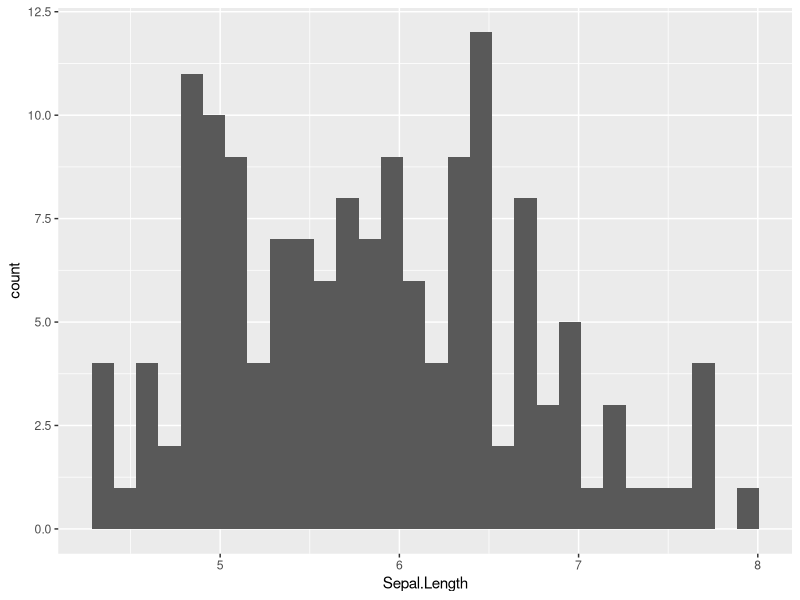
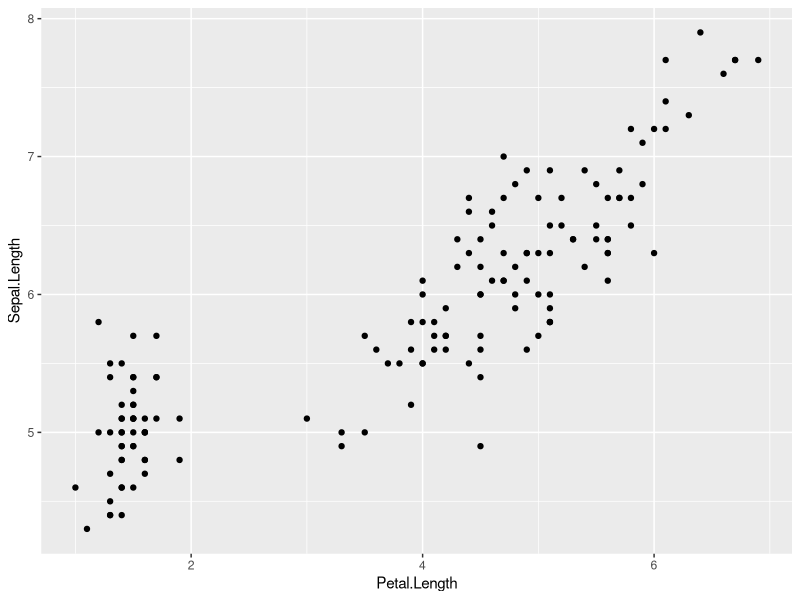
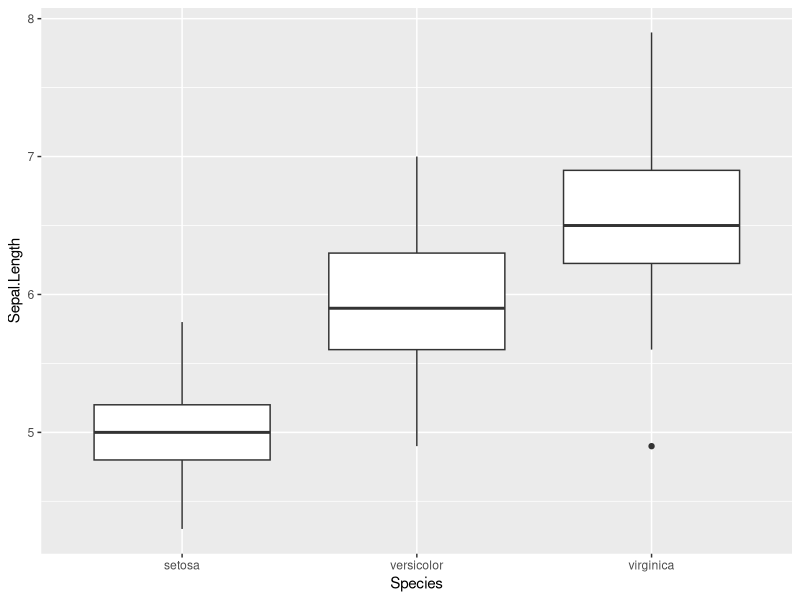
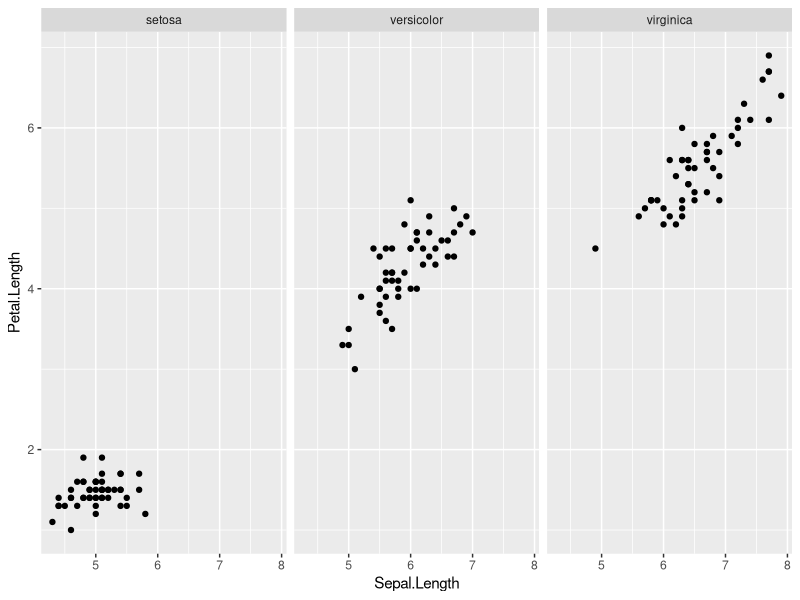

The R source for these figures, in order:
## ---- chunk 1
# To install R packages (works for most packages)

install.packages("package_name") # Note that the package_name is wrapped in double quotes. This is important.

# Try installing the ggplot2 package

install.packages("ggplot2")
## ---- chunk 2
# To load an R package, use the library() function

# Try loading the ggplot2 package

library(ggplot2)

# Once you've loaded the package, you can now access the package contents

## ---- chunk 3
# Load the data
data(iris)

# Brief summary of the data
summary(iris)

## ---- chunk 4
# Univariate continuous distributions can be visualized in various ways, but one popular way is a histogram


# Let's create a basic histogram of the sepal length variable from the iris dataset using ggplot2

ggplot(data = iris, # Specify the name of the dataset
       aes(x = Sepal.Length)) + # Specify which variable to map to the x-axis
  geom_histogram() # Add a geom_histogram layer to create a histogram of sepal length


# Try adapting the previous code to create a histogram of the sepal width





## ---- chunk 5

# Create a basic scatterplot to show the relationship between sepal length and petal length

ggplot(data = iris,
       aes(x = Petal.Length, y = Sepal.Length)) +
  geom_point() # geom_point creates points at each x-y mapping of the data, thereby creating a scatterplot


## ---- chunk 6

# Create a simple boxplot of sepal length by flower species 

ggplot(data = iris,
       aes(x = Species, # Note: for boxplots, you should put the discrete variable on the x-axis
           y = Sepal.Length)) +
  geom_boxplot()


## ---- chunk 7

# Using faceting, visualize the relationship between sepal length and petal length, conditioned by flower species

ggplot(data = iris,
       aes(x = Sepal.Length, y = Petal.Length)) +
  geom_point() +
  facet_wrap(c("Species"))

